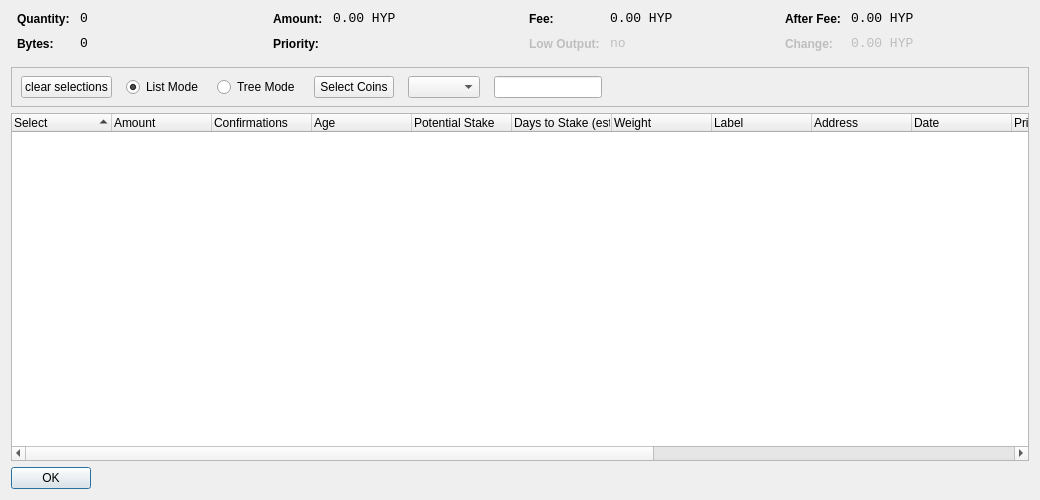
<?xml version="1.0" encoding="UTF-8"?>
<ui version="4.0">
 <class>CoinControlDialog</class>
 <widget class="QDialog" name="CoinControlDialog">
  <property name="geometry">
   <rect>
    <x>0</x>
    <y>0</y>
    <width>1040</width>
    <height>500</height>
   </rect>
  </property>
  <property name="windowTitle">
   <string>Coin Control</string>
  </property>
  <layout class="QVBoxLayout" name="verticalLayout">
   <item>
    <layout class="QHBoxLayout" name="horizontalLayoutTop" stretch="0,0,0,0">
     <property name="topMargin">
      <number>0</number>
     </property>
     <property name="bottomMargin">
      <number>10</number>
     </property>
     <item>
      <layout class="QFormLayout" name="formLayoutCoinControl1">
       <property name="horizontalSpacing">
        <number>10</number>
       </property>
       <property name="verticalSpacing">
        <number>10</number>
       </property>
       <property name="leftMargin">
        <number>6</number>
       </property>
       <property name="rightMargin">
        <number>6</number>
       </property>
       <item row="0" column="0">
        <widget class="QLabel" name="labelCoinControlQuantityText">
         <property name="styleSheet">
          <string notr="true">font-weight:bold;</string>
         </property>
         <property name="text">
          <string>Quantity:</string>
         </property>
        </widget>
       </item>
       <item row="0" column="1">
        <widget class="QLabel" name="labelCoinControlQuantity">
         <property name="font">
          <font>
           <family>Monospace</family>
           <pointsize>10</pointsize>
          </font>
         </property>
         <property name="cursor">
          <cursorShape>IBeamCursor</cursorShape>
         </property>
         <property name="contextMenuPolicy">
          <enum>Qt::ActionsContextMenu</enum>
         </property>
         <property name="text">
          <string>0</string>
         </property>
         <property name="textInteractionFlags">
          <set>Qt::LinksAccessibleByMouse|Qt::TextSelectableByKeyboard|Qt::TextSelectableByMouse</set>
         </property>
        </widget>
       </item>
       <item row="1" column="0">
        <widget class="QLabel" name="labelCoinControlBytesText">
         <property name="styleSheet">
          <string notr="true">font-weight:bold;</string>
         </property>
         <property name="text">
          <string>Bytes:</string>
         </property>
        </widget>
       </item>
       <item row="1" column="1">
        <widget class="QLabel" name="labelCoinControlBytes">
         <property name="font">
          <font>
           <family>Monospace</family>
           <pointsize>10</pointsize>
          </font>
         </property>
         <property name="cursor">
          <cursorShape>IBeamCursor</cursorShape>
         </property>
         <property name="contextMenuPolicy">
          <enum>Qt::ActionsContextMenu</enum>
         </property>
         <property name="text">
          <string>0</string>
         </property>
         <property name="textInteractionFlags">
          <set>Qt::LinksAccessibleByMouse|Qt::TextSelectableByKeyboard|Qt::TextSelectableByMouse</set>
         </property>
        </widget>
       </item>
      </layout>
     </item>
     <item>
      <layout class="QFormLayout" name="formLayoutCoinControl2">
       <property name="horizontalSpacing">
        <number>10</number>
       </property>
       <property name="verticalSpacing">
        <number>10</number>
       </property>
       <property name="leftMargin">
        <number>6</number>
       </property>
       <property name="rightMargin">
        <number>6</number>
       </property>
       <item row="0" column="0">
        <widget class="QLabel" name="labelCoinControlAmountText">
         <property name="styleSheet">
          <string notr="true">font-weight:bold;</string>
         </property>
         <property name="text">
          <string>Amount:</string>
         </property>
        </widget>
       </item>
       <item row="0" column="1">
        <widget class="QLabel" name="labelCoinControlAmount">
         <property name="font">
          <font>
           <family>Monospace</family>
           <pointsize>10</pointsize>
          </font>
         </property>
         <property name="cursor">
          <cursorShape>IBeamCursor</cursorShape>
         </property>
         <property name="contextMenuPolicy">
          <enum>Qt::ActionsContextMenu</enum>
         </property>
         <property name="text">
          <string>0.00 HYP</string>
         </property>
         <property name="textInteractionFlags">
          <set>Qt::LinksAccessibleByMouse|Qt::TextSelectableByKeyboard|Qt::TextSelectableByMouse</set>
         </property>
        </widget>
       </item>
       <item row="1" column="0">
        <widget class="QLabel" name="labelCoinControlPriorityText">
         <property name="styleSheet">
          <string notr="true">font-weight:bold;</string>
         </property>
         <property name="text">
          <string>Priority:</string>
         </property>
        </widget>
       </item>
       <item row="1" column="1">
        <widget class="QLabel" name="labelCoinControlPriority">
         <property name="font">
          <font>
           <family>Monospace</family>
           <pointsize>10</pointsize>
          </font>
         </property>
         <property name="cursor">
          <cursorShape>IBeamCursor</cursorShape>
         </property>
         <property name="contextMenuPolicy">
          <enum>Qt::ActionsContextMenu</enum>
         </property>
         <property name="text">
          <string/>
         </property>
         <property name="textInteractionFlags">
          <set>Qt::LinksAccessibleByMouse|Qt::TextSelectableByKeyboard|Qt::TextSelectableByMouse</set>
         </property>
        </widget>
       </item>
      </layout>
     </item>
     <item>
      <layout class="QFormLayout" name="formLayoutCoinControl3">
       <property name="horizontalSpacing">
        <number>10</number>
       </property>
       <property name="verticalSpacing">
        <number>10</number>
       </property>
       <property name="leftMargin">
        <number>6</number>
       </property>
       <property name="rightMargin">
        <number>6</number>
       </property>
       <item row="0" column="0">
        <widget class="QLabel" name="labelCoinControlFeeText">
         <property name="styleSheet">
          <string notr="true">font-weight:bold;</string>
         </property>
         <property name="text">
          <string>Fee:</string>
         </property>
        </widget>
       </item>
       <item row="0" column="1">
        <widget class="QLabel" name="labelCoinControlFee">
         <property name="font">
          <font>
           <family>Monospace</family>
           <pointsize>10</pointsize>
          </font>
         </property>
         <property name="cursor">
          <cursorShape>IBeamCursor</cursorShape>
         </property>
         <property name="contextMenuPolicy">
          <enum>Qt::ActionsContextMenu</enum>
         </property>
         <property name="text">
          <string>0.00 HYP</string>
         </property>
         <property name="textInteractionFlags">
          <set>Qt::LinksAccessibleByMouse|Qt::TextSelectableByKeyboard|Qt::TextSelectableByMouse</set>
         </property>
        </widget>
       </item>
       <item row="1" column="0">
        <widget class="QLabel" name="labelCoinControlLowOutputText">
         <property name="enabled">
          <bool>false</bool>
         </property>
         <property name="styleSheet">
          <string notr="true">font-weight:bold;</string>
         </property>
         <property name="text">
          <string>Low Output:</string>
         </property>
        </widget>
       </item>
       <item row="1" column="1">
        <widget class="QLabel" name="labelCoinControlLowOutput">
         <property name="enabled">
          <bool>false</bool>
         </property>
         <property name="font">
          <font>
           <family>Monospace</family>
           <pointsize>10</pointsize>
          </font>
         </property>
         <property name="cursor">
          <cursorShape>IBeamCursor</cursorShape>
         </property>
         <property name="contextMenuPolicy">
          <enum>Qt::ActionsContextMenu</enum>
         </property>
         <property name="text">
          <string>no</string>
         </property>
         <property name="textInteractionFlags">
          <set>Qt::LinksAccessibleByMouse|Qt::TextSelectableByKeyboard|Qt::TextSelectableByMouse</set>
         </property>
        </widget>
       </item>
      </layout>
     </item>
     <item>
      <layout class="QFormLayout" name="formLayoutCoinControl4">
       <property name="fieldGrowthPolicy">
        <enum>QFormLayout::AllNonFixedFieldsGrow</enum>
       </property>
       <property name="horizontalSpacing">
        <number>10</number>
       </property>
       <property name="verticalSpacing">
        <number>10</number>
       </property>
       <property name="leftMargin">
        <number>6</number>
       </property>
       <property name="rightMargin">
        <number>6</number>
       </property>
       <item row="0" column="0">
        <widget class="QLabel" name="labelCoinControlAfterFeeText">
         <property name="styleSheet">
          <string notr="true">font-weight:bold;</string>
         </property>
         <property name="text">
          <string>After Fee:</string>
         </property>
        </widget>
       </item>
       <item row="0" column="1">
        <widget class="QLabel" name="labelCoinControlAfterFee">
         <property name="font">
          <font>
           <family>Monospace</family>
           <pointsize>10</pointsize>
          </font>
         </property>
         <property name="cursor">
          <cursorShape>IBeamCursor</cursorShape>
         </property>
         <property name="contextMenuPolicy">
          <enum>Qt::ActionsContextMenu</enum>
         </property>
         <property name="text">
          <string>0.00 HYP</string>
         </property>
         <property name="textInteractionFlags">
          <set>Qt::LinksAccessibleByMouse|Qt::TextSelectableByKeyboard|Qt::TextSelectableByMouse</set>
         </property>
        </widget>
       </item>
       <item row="1" column="0">
        <widget class="QLabel" name="labelCoinControlChangeText">
         <property name="enabled">
          <bool>false</bool>
         </property>
         <property name="styleSheet">
          <string notr="true">font-weight:bold;</string>
         </property>
         <property name="text">
          <string>Change:</string>
         </property>
        </widget>
       </item>
       <item row="1" column="1">
        <widget class="QLabel" name="labelCoinControlChange">
         <property name="enabled">
          <bool>false</bool>
         </property>
         <property name="font">
          <font>
           <family>Monospace</family>
           <pointsize>10</pointsize>
          </font>
         </property>
         <property name="cursor">
          <cursorShape>IBeamCursor</cursorShape>
         </property>
         <property name="contextMenuPolicy">
          <enum>Qt::ActionsContextMenu</enum>
         </property>
         <property name="text">
          <string>0.00 HYP</string>
         </property>
         <property name="textInteractionFlags">
          <set>Qt::LinksAccessibleByMouse|Qt::TextSelectableByKeyboard|Qt::TextSelectableByMouse</set>
         </property>
        </widget>
       </item>
      </layout>
     </item>
    </layout>
   </item>
   <item>
    <widget class="QFrame" name="frame">
     <property name="minimumSize">
      <size>
       <width>0</width>
       <height>40</height>
      </size>
     </property>
     <property name="frameShape">
      <enum>QFrame::StyledPanel</enum>
     </property>
     <property name="frameShadow">
      <enum>QFrame::Sunken</enum>
     </property>
     <widget class="QWidget" name="horizontalLayoutWidget">
      <property name="geometry">
       <rect>
        <x>10</x>
        <y>0</y>
        <width>781</width>
        <height>41</height>
       </rect>
      </property>
      <layout class="QHBoxLayout" name="horizontalLayoutPanel" stretch="0,0,0,0,0,0,0">
       <property name="spacing">
        <number>14</number>
       </property>
       <item>
        <widget class="QPushButton" name="pushButtonSelectAll">
         <property name="sizePolicy">
          <sizepolicy hsizetype="Maximum" vsizetype="Fixed">
           <horstretch>0</horstretch>
           <verstretch>0</verstretch>
          </sizepolicy>
         </property>
         <property name="text">
          <string>clear selections</string>
         </property>
        </widget>
       </item>
       <item>
        <widget class="QRadioButton" name="radioListMode">
         <property name="sizePolicy">
          <sizepolicy hsizetype="Maximum" vsizetype="Fixed">
           <horstretch>0</horstretch>
           <verstretch>0</verstretch>
          </sizepolicy>
         </property>
         <property name="text">
          <string>List Mode</string>
         </property>
         <property name="checked">
          <bool>true</bool>
         </property>
        </widget>
       </item>
       <item>
        <widget class="QRadioButton" name="radioTreeMode">
         <property name="sizePolicy">
          <sizepolicy hsizetype="Maximum" vsizetype="Fixed">
           <horstretch>0</horstretch>
           <verstretch>0</verstretch>
          </sizepolicy>
         </property>
         <property name="text">
          <string>Tree Mode</string>
         </property>
        </widget>
       </item>
       <item>
        <widget class="QPushButton" name="pushButtonCustomCC">
         <property name="text">
          <string>Select Coins</string>
         </property>
        </widget>
       </item>
       <item>
        <widget class="QComboBox" name="QComboBoxFilterCoins"/>
       </item>
       <item>
        <widget class="QLineEdit" name="lineEditCustomCC">
         <property name="enabled">
          <bool>true</bool>
         </property>
         <property name="sizePolicy">
          <sizepolicy hsizetype="Fixed" vsizetype="Fixed">
           <horstretch>0</horstretch>
           <verstretch>0</verstretch>
          </sizepolicy>
         </property>
         <property name="baseSize">
          <size>
           <width>50</width>
           <height>0</height>
          </size>
         </property>
        </widget>
       </item>
       <item>
        <spacer name="horizontalSpacer">
         <property name="orientation">
          <enum>Qt::Horizontal</enum>
         </property>
         <property name="sizeHint" stdset="0">
          <size>
           <width>40</width>
           <height>20</height>
          </size>
         </property>
        </spacer>
       </item>
      </layout>
     </widget>
    </widget>
   </item>
   <item>
    <widget class="CoinControlTreeWidget" name="treeWidget">
     <property name="contextMenuPolicy">
      <enum>Qt::CustomContextMenu</enum>
     </property>
     <property name="sortingEnabled">
      <bool>false</bool>
     </property>
     <property name="columnCount">
      <number>16</number>
     </property>
     <attribute name="headerShowSortIndicator" stdset="0">
      <bool>true</bool>
     </attribute>
     <attribute name="headerStretchLastSection">
      <bool>false</bool>
     </attribute>
     <column>
      <property name="text">
       <string>Select</string> /** checkbox **/
      </property>
     </column>
     <column>
      <property name="text">
       <string>Amount</string> /** amount **/
      </property>
     </column>
     <column>
      <property name="text">
       <string>Confirmations</string> /** confs **/
      </property>
      <property name="toolTip">
       <string>Confirmed</string>
      </property>
     </column>
     <column>
      <property name="text">
       <string>Age</string> /** age **/
      </property>
     </column>
	 
	 <column>
      <property name="text">
       <string>Potential Stake</string> /** potential stake **/
      </property>
     </column>
	 <column>
      <property name="text">
       <string>Days to Stake (est.)</string> /** stake time estimate **/
      </property>
     </column>
     <column>
      <property name="text">
       <string>Weight</string> /** weight **/
      </property>
     </column>
     <column>
      <property name="text">
       <string>Label</string> /** label **/
      </property>
     </column>
     <column>
      <property name="text">
       <string>Address</string> /** address **/
      </property>
     </column>
     <column>
      <property name="text">
       <string>Date</string> /** date **/
      </property>
     </column>
     <column>
      <property name="text">
       <string>Priority</string> /** priority **/
      </property>
     </column>
	 <column>
      <property name="text"> /** age int 64 invisible **/
       <string/>
      </property>
     </column>
	 <column>
      <property name="text"> /** pot stake int 64 invisible **/
       <string/>
      </property>
     </column>
     <column>
      <property name="text">
       <string/>
      </property>
     </column>
     <column>
      <property name="text">
       <string/>
      </property>
     </column>
     <column>
      <property name="text">
       <string/>
      </property>
     </column>
     <column>
      <property name="text">
       <string/>
      </property>
     </column>
    </widget>
   </item>
   <item>
    <widget class="QDialogButtonBox" name="buttonBox">
     <property name="sizePolicy">
      <sizepolicy hsizetype="Maximum" vsizetype="Fixed">
       <horstretch>0</horstretch>
       <verstretch>0</verstretch>
      </sizepolicy>
     </property>
     <property name="orientation">
      <enum>Qt::Horizontal</enum>
     </property>
     <property name="standardButtons">
      <set>QDialogButtonBox::Ok</set>
     </property>
    </widget>
   </item>
  </layout>
 </widget>
 <customwidgets>
  <customwidget>
   <class>CoinControlTreeWidget</class>
   <extends>QTreeWidget</extends>
   <header>coincontroltreewidget.h</header>
  </customwidget>
 </customwidgets>
 <resources/>
 <connections/>
</ui>
